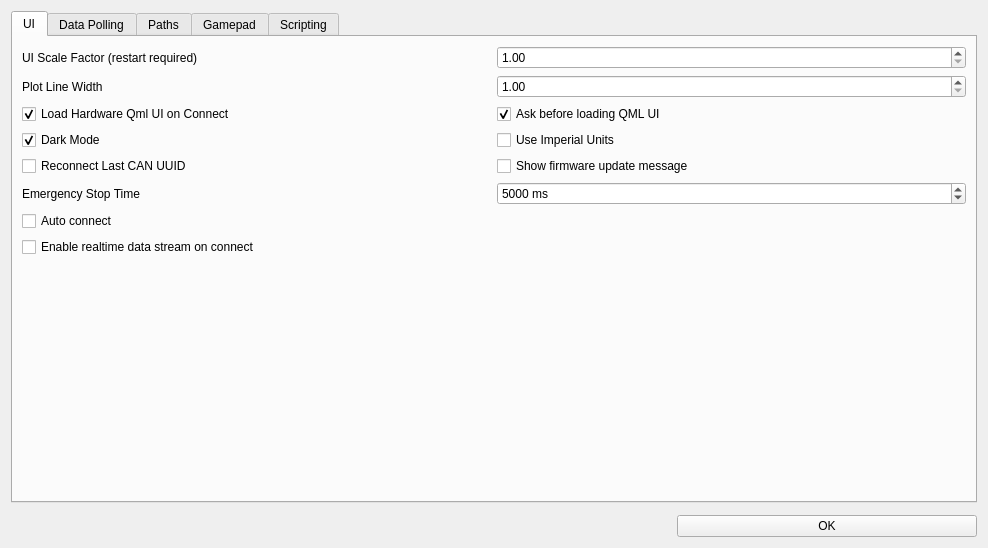
<?xml version="1.0" encoding="UTF-8"?>
<ui version="4.0">
 <class>Preferences</class>
 <widget class="QWidget" name="Preferences">
  <property name="geometry">
   <rect>
    <x>0</x>
    <y>0</y>
    <width>988</width>
    <height>548</height>
   </rect>
  </property>
  <property name="windowTitle">
   <string>Preferences</string>
  </property>
  <layout class="QVBoxLayout" name="verticalLayout_2">
   <property name="spacing">
    <number>12</number>
   </property>
   <item>
    <widget class="QTabWidget" name="tabWidget">
     <property name="tabPosition">
      <enum>QTabWidget::TabPosition::North</enum>
     </property>
     <property name="tabShape">
      <enum>QTabWidget::TabShape::Rounded</enum>
     </property>
     <property name="currentIndex">
      <number>0</number>
     </property>
     <widget class="QWidget" name="tab">
      <attribute name="title">
       <string>UI</string>
      </attribute>
      <layout class="QVBoxLayout" name="verticalLayout" stretch="0,1">
       <item>
        <layout class="QGridLayout" name="gridLayout_41" columnminimumwidth="0,1">
         <item row="3" column="1">
          <widget class="QCheckBox" name="useImperialBox">
           <property name="text">
            <string>Use Imperial Units</string>
           </property>
          </widget>
         </item>
         <item row="2" column="0">
          <widget class="QCheckBox" name="loadQmlUiConnectBox">
           <property name="text">
            <string>Load Hardware Qml UI on Connect</string>
           </property>
           <property name="checked">
            <bool>true</bool>
           </property>
          </widget>
         </item>
         <item row="4" column="0">
          <widget class="QCheckBox" name="reconnectCanBox">
           <property name="text">
            <string>Reconnect Last CAN UUID</string>
           </property>
          </widget>
         </item>
         <item row="0" column="0">
          <widget class="QLabel" name="label">
           <property name="maximumSize">
            <size>
             <width>16777215</width>
             <height>16777215</height>
            </size>
           </property>
           <property name="text">
            <string>UI Scale Factor (restart required)</string>
           </property>
          </widget>
         </item>
         <item row="3" column="0">
          <widget class="QCheckBox" name="darkModeBox">
           <property name="text">
            <string>Dark Mode</string>
           </property>
           <property name="checked">
            <bool>true</bool>
           </property>
           <property name="tristate">
            <bool>false</bool>
           </property>
          </widget>
         </item>
         <item row="2" column="1">
          <widget class="QCheckBox" name="qmlUiAskBox">
           <property name="text">
            <string>Ask before loading QML UI</string>
           </property>
           <property name="checked">
            <bool>true</bool>
           </property>
          </widget>
         </item>
         <item row="1" column="0">
          <widget class="QLabel" name="label_61">
           <property name="maximumSize">
            <size>
             <width>16777215</width>
             <height>16777215</height>
            </size>
           </property>
           <property name="text">
            <string>Plot Line Width</string>
           </property>
          </widget>
         </item>
         <item row="0" column="1">
          <widget class="QDoubleSpinBox" name="uiScaleBox">
           <property name="toolTip">
            <string>&lt;html&gt;&lt;head/&gt;&lt;body&gt;&lt;p&gt;Scale the user intefrace with this factor. Useful for high resolution monitors. VESC Tool must be restarted for this setting to take effect.&lt;/p&gt;&lt;/body&gt;&lt;/html&gt;</string>
           </property>
           <property name="minimum">
            <double>1.000000000000000</double>
           </property>
           <property name="maximum">
            <double>3.000000000000000</double>
           </property>
           <property name="singleStep">
            <double>0.100000000000000</double>
           </property>
          </widget>
         </item>
         <item row="1" column="1">
          <widget class="QDoubleSpinBox" name="uiPlotWidthBox">
           <property name="toolTip">
            <string>&lt;html&gt;&lt;head/&gt;&lt;body&gt;&lt;p&gt;Line thickness for the graphs in plots.&lt;/p&gt;&lt;/body&gt;&lt;/html&gt;</string>
           </property>
           <property name="minimum">
            <double>1.000000000000000</double>
           </property>
           <property name="maximum">
            <double>10.000000000000000</double>
           </property>
           <property name="singleStep">
            <double>1.000000000000000</double>
           </property>
          </widget>
         </item>
         <item row="4" column="1">
          <widget class="QCheckBox" name="showFwUpdateBox">
           <property name="text">
            <string>Show firmware update message</string>
           </property>
          </widget>
         </item>
         <item row="5" column="0">
           <widget class="QLabel" name="label_13">="label_13">
           <property name="text">
            <string>Emergency Stop Time</string>
           </property>
          </widget>
         </item>
         <item row="6" column="0">
           <widget class="QCheckBox" name="autoconnectOnAvailableBox">
            <property name="text">
             <string>Auto connect</string>
            </property>
            <property name="toolTip">
             <string>Connect automatically when the last used port becomes available</string>
            </property>
           </widget>
          </item>
         <item row="7" column="0">
           <widget class="QCheckBox" name="streamOnConnectBox">
            <property name="text">
             <string>Enable realtime data stream on connect</string>
            </property>
           </widget>
          </item>
         <item row="5" column="1">
          <widget class="QSpinBox" name="estopTimeBox">
           <property name="toolTip">
            <string>Time to disable all motor commands after using the stop button or the ESC key.</string>
           </property>
           <property name="suffix">
            <string> ms</string>
           </property>
           <property name="maximum">
            <number>65000</number>
           </property>
           <property name="singleStep">
            <number>10</number>
           </property>
           <property name="value">
            <number>5000</number>
           </property>
          </widget>
         </item>
        </layout>
       </item>
       <item>
        <spacer name="verticalSpacer">
         <property name="orientation">
          <enum>Qt::Orientation::Vertical</enum>
         </property>
         <property name="sizeHint" stdset="0">
          <size>
           <width>20</width>
           <height>5</height>
          </size>
         </property>
        </spacer>
       </item>
      </layout>
     </widget>
     <widget class="QWidget" name="tab_4">
      <attribute name="title">
       <string>Data Polling</string>
      </attribute>
      <layout class="QGridLayout" name="gridLayout_5" rowstretch="0,0,0,0,0,1" columnstretch="0,0,1" columnminimumwidth="0,0,1">
       <item row="2" column="0">
        <widget class="QLabel" name="label_11">
         <property name="text">
          <string>IMU Data Poll Rate</string>
         </property>
        </widget>
       </item>
       <item row="0" column="0">
        <widget class="QLabel" name="label_9">
         <property name="text">
          <string>RT Data Poll Rate</string>
         </property>
        </widget>
       </item>
       <item row="0" column="1">
        <widget class="QDoubleSpinBox" name="pollRtDataBox">
         <property name="suffix">
          <string> Hz</string>
         </property>
         <property name="decimals">
          <number>1</number>
         </property>
         <property name="minimum">
          <double>0.100000000000000</double>
         </property>
         <property name="maximum">
          <double>200.000000000000000</double>
         </property>
         <property name="value">
          <double>50.000000000000000</double>
         </property>
        </widget>
       </item>
       <item row="3" column="0">
        <widget class="QLabel" name="label_12">
         <property name="text">
          <string>BMS Data Poll Rate</string>
         </property>
        </widget>
       </item>
       <item row="1" column="2">
        <spacer name="horizontalSpacer">
         <property name="orientation">
          <enum>Qt::Orientation::Horizontal</enum>
         </property>
         <property name="sizeHint" stdset="0">
          <size>
           <width>5</width>
           <height>5</height>
          </size>
         </property>
        </spacer>
       </item>
       <item row="1" column="1">
        <widget class="QDoubleSpinBox" name="pollAppDataBox">
         <property name="suffix">
          <string> Hz</string>
         </property>
         <property name="decimals">
          <number>1</number>
         </property>
         <property name="minimum">
          <double>0.100000000000000</double>
         </property>
         <property name="maximum">
          <double>200.000000000000000</double>
         </property>
         <property name="value">
          <double>20.000000000000000</double>
         </property>
        </widget>
       </item>
       <item row="1" column="0">
        <widget class="QLabel" name="label_10">
         <property name="text">
          <string>App Data Poll Rate</string>
         </property>
        </widget>
       </item>
       <item row="5" column="0">
        <spacer name="verticalSpacer_5">
         <property name="orientation">
          <enum>Qt::Orientation::Vertical</enum>
         </property>
         <property name="sizeHint" stdset="0">
          <size>
           <width>20</width>
           <height>5</height>
          </size>
         </property>
        </spacer>
       </item>
       <item row="3" column="1">
        <widget class="QDoubleSpinBox" name="pollBmsDataBox">
         <property name="suffix">
          <string> Hz</string>
         </property>
         <property name="decimals">
          <number>1</number>
         </property>
         <property name="minimum">
          <double>0.100000000000000</double>
         </property>
         <property name="maximum">
          <double>200.000000000000000</double>
         </property>
         <property name="value">
          <double>10.000000000000000</double>
         </property>
        </widget>
       </item>
       <item row="2" column="1">
        <widget class="QDoubleSpinBox" name="pollImuDataBox">
         <property name="suffix">
          <string> Hz</string>
         </property>
         <property name="decimals">
          <number>1</number>
         </property>
         <property name="minimum">
          <double>0.100000000000000</double>
         </property>
         <property name="maximum">
          <double>200.000000000000000</double>
         </property>
         <property name="value">
          <double>50.000000000000000</double>
         </property>
        </widget>
       </item>
       <item row="4" column="0" colspan="2">
        <widget class="QPushButton" name="pollRestoreButton">
         <property name="text">
          <string>Restore Defaults</string>
         </property>
         <property name="icon">
          <iconset resource="res.qrc">
           <normaloff>:/res/icons/Restart-96.png</normaloff>:/res/icons/Restart-96.png</iconset>
         </property>
        </widget>
       </item>
      </layout>
     </widget>
     <widget class="QWidget" name="tab_3">
      <attribute name="title">
       <string>Paths</string>
      </attribute>
      <layout class="QVBoxLayout" name="verticalLayout_3" stretch="0,1">
       <item>
        <layout class="QGridLayout" name="gridLayout_4">
         <item row="2" column="1">
          <widget class="QLineEdit" name="pathScriptOutputEdit">
           <property name="text">
            <string/>
           </property>
          </widget>
         </item>
         <item row="1" column="1">
          <widget class="QLineEdit" name="pathScriptInputEdit">
           <property name="text">
            <string/>
           </property>
          </widget>
         </item>
         <item row="0" column="1">
          <widget class="QLineEdit" name="pathRtLogEdit">
           <property name="text">
            <string/>
           </property>
          </widget>
         </item>
         <item row="1" column="2">
          <widget class="QPushButton" name="pathScriptInputChooseButton">
           <property name="toolTip">
            <string>Choose output directory</string>
           </property>
           <property name="text">
            <string/>
           </property>
           <property name="icon">
            <iconset resource="res.qrc">
             <normaloff>:/res/icons/Open Folder-96.png</normaloff>:/res/icons/Open Folder-96.png</iconset>
           </property>
          </widget>
         </item>
         <item row="1" column="0">
          <widget class="QLabel" name="label_7">
           <property name="text">
            <string>Script Input Files</string>
           </property>
          </widget>
         </item>
         <item row="2" column="2">
          <widget class="QPushButton" name="pathScriptOutputChooseButton">
           <property name="toolTip">
            <string>Choose output directory</string>
           </property>
           <property name="text">
            <string/>
           </property>
           <property name="icon">
            <iconset resource="res.qrc">
             <normaloff>:/res/icons/Open Folder-96.png</normaloff>:/res/icons/Open Folder-96.png</iconset>
           </property>
          </widget>
         </item>
         <item row="2" column="0">
          <widget class="QLabel" name="label_8">
           <property name="text">
            <string>Script Output Files</string>
           </property>
          </widget>
         </item>
         <item row="0" column="2">
          <widget class="QPushButton" name="pathRtLogChooseButton">
           <property name="toolTip">
            <string>Choose output directory</string>
           </property>
           <property name="text">
            <string/>
           </property>
           <property name="icon">
            <iconset resource="res.qrc">
             <normaloff>:/res/icons/Open Folder-96.png</normaloff>:/res/icons/Open Folder-96.png</iconset>
           </property>
          </widget>
         </item>
         <item row="0" column="0">
          <widget class="QLabel" name="label_6">
           <property name="text">
            <string>RT Data Log</string>
           </property>
          </widget>
         </item>
         <item row="3" column="0">
          <widget class="QLabel" name="label_15">
           <property name="text">
            <string>Local Logs</string>
           </property>
          </widget>
         </item>
         <item row="3" column="1">
          <widget class="QLineEdit" name="pathLocalLogEdit"/>
         </item>
         <item row="3" column="2">
          <widget class="QPushButton" name="pathLocalLogChooseButton">
           <property name="text">
            <string/>
           </property>
           <property name="icon">
            <iconset resource="res.qrc">
             <normaloff>:/res/icons/Open Folder-96.png</normaloff>:/res/icons/Open Folder-96.png</iconset>
           </property>
          </widget>
         </item>
        </layout>
       </item>
       <item>
        <spacer name="verticalSpacer_4">
         <property name="orientation">
          <enum>Qt::Orientation::Vertical</enum>
         </property>
         <property name="sizeHint" stdset="0">
          <size>
           <width>20</width>
           <height>5</height>
          </size>
         </property>
        </spacer>
       </item>
      </layout>
     </widget>
     <widget class="QWidget" name="tab_2">
      <attribute name="title">
       <string>Gamepad</string>
      </attribute>
      <layout class="QVBoxLayout" name="verticalLayout_4" stretch="0,0,1">
       <item>
        <widget class="QGroupBox" name="groupBox_2">
         <property name="title">
          <string>Axis Monitoring and Configuration</string>
         </property>
         <layout class="QHBoxLayout" name="horizontalLayout_2" stretch="1,1">
          <property name="leftMargin">
           <number>6</number>
          </property>
          <property name="topMargin">
           <number>6</number>
          </property>
          <property name="rightMargin">
           <number>6</number>
          </property>
          <property name="bottomMargin">
           <number>6</number>
          </property>
          <item>
           <layout class="QGridLayout" name="gridLayout">
            <property name="spacing">
             <number>2</number>
            </property>
            <item row="3" column="1">
             <widget class="QProgressBar" name="jsAxis4Bar">
              <property name="minimum">
               <number>-1000</number>
              </property>
              <property name="maximum">
               <number>1000</number>
              </property>
              <property name="value">
               <number>0</number>
              </property>
              <property name="format">
               <string>%v</string>
              </property>
             </widget>
            </item>
            <item row="0" column="1">
             <widget class="QProgressBar" name="jsAxis1Bar">
              <property name="minimum">
               <number>-1000</number>
              </property>
              <property name="maximum">
               <number>1000</number>
              </property>
              <property name="value">
               <number>0</number>
              </property>
              <property name="format">
               <string>%v</string>
              </property>
             </widget>
            </item>
            <item row="1" column="1">
             <widget class="QProgressBar" name="jsAxis2Bar">
              <property name="minimum">
               <number>-1000</number>
              </property>
              <property name="maximum">
               <number>1000</number>
              </property>
              <property name="value">
               <number>0</number>
              </property>
              <property name="format">
               <string>%v</string>
              </property>
             </widget>
            </item>
            <item row="0" column="0">
             <widget class="QLabel" name="label_2">
              <property name="text">
               <string>Axis 1</string>
              </property>
             </widget>
            </item>
            <item row="1" column="0">
             <widget class="QLabel" name="label_3">
              <property name="text">
               <string>Axis 2</string>
              </property>
             </widget>
            </item>
            <item row="3" column="0">
             <widget class="QLabel" name="label_5">
              <property name="text">
               <string>Axis 4</string>
              </property>
             </widget>
            </item>
            <item row="2" column="1">
             <widget class="QProgressBar" name="jsAxis3Bar">
              <property name="minimum">
               <number>-1000</number>
              </property>
              <property name="maximum">
               <number>1000</number>
              </property>
              <property name="value">
               <number>0</number>
              </property>
              <property name="format">
               <string>%v</string>
              </property>
             </widget>
            </item>
            <item row="2" column="0">
             <widget class="QLabel" name="label_4">
              <property name="text">
               <string>Axis 3</string>
              </property>
             </widget>
            </item>
            <item row="0" column="2">
             <widget class="QPushButton" name="jsConf1Button">
              <property name="text">
               <string>Configure</string>
              </property>
              <property name="icon">
               <iconset resource="res.qrc">
                <normaloff>:/res/icons/Horizontal Settings Mixer-96.png</normaloff>:/res/icons/Horizontal Settings Mixer-96.png</iconset>
              </property>
             </widget>
            </item>
            <item row="1" column="2">
             <widget class="QPushButton" name="jsConf2Button">
              <property name="text">
               <string>Configure</string>
              </property>
              <property name="icon">
               <iconset resource="res.qrc">
                <normaloff>:/res/icons/Horizontal Settings Mixer-96.png</normaloff>:/res/icons/Horizontal Settings Mixer-96.png</iconset>
              </property>
             </widget>
            </item>
            <item row="2" column="2">
             <widget class="QPushButton" name="jsConf3Button">
              <property name="text">
               <string>Configure</string>
              </property>
              <property name="icon">
               <iconset resource="res.qrc">
                <normaloff>:/res/icons/Horizontal Settings Mixer-96.png</normaloff>:/res/icons/Horizontal Settings Mixer-96.png</iconset>
              </property>
             </widget>
            </item>
            <item row="3" column="2">
             <widget class="QPushButton" name="jsConf4Button">
              <property name="text">
               <string>Configure</string>
              </property>
              <property name="icon">
               <iconset resource="res.qrc">
                <normaloff>:/res/icons/Horizontal Settings Mixer-96.png</normaloff>:/res/icons/Horizontal Settings Mixer-96.png</iconset>
              </property>
             </widget>
            </item>
           </layout>
          </item>
          <item>
           <layout class="QGridLayout" name="gridLayout_2">
            <property name="spacing">
             <number>2</number>
            </property>
            <item row="1" column="1">
             <widget class="QPushButton" name="jsConnectButton">
              <property name="text">
               <string>Connect</string>
              </property>
              <property name="icon">
               <iconset resource="res.qrc">
                <normaloff>:/res/icons/Connected-96.png</normaloff>:/res/icons/Connected-96.png</iconset>
              </property>
             </widget>
            </item>
            <item row="1" column="0">
             <widget class="QPushButton" name="jsScanButton">
              <property name="text">
               <string>Scan</string>
              </property>
              <property name="icon">
               <iconset resource="res.qrc">
                <normaloff>:/res/icons/Refresh-96.png</normaloff>:/res/icons/Refresh-96.png</iconset>
              </property>
             </widget>
            </item>
            <item row="0" column="0" colspan="2">
             <widget class="QComboBox" name="jsListBox"/>
            </item>
            <item row="3" column="1">
             <spacer name="verticalSpacer_2">
              <property name="orientation">
               <enum>Qt::Orientation::Vertical</enum>
              </property>
              <property name="sizeHint" stdset="0">
               <size>
                <width>20</width>
                <height>10</height>
               </size>
              </property>
             </spacer>
            </item>
            <item row="2" column="0" colspan="2">
             <widget class="QPushButton" name="jsResetConfigButton">
              <property name="text">
               <string>Reset Configuration</string>
              </property>
              <property name="icon">
               <iconset resource="res.qrc">
                <normaloff>:/res/icons/Restart-96.png</normaloff>:/res/icons/Restart-96.png</iconset>
              </property>
             </widget>
            </item>
           </layout>
          </item>
         </layout>
        </widget>
       </item>
       <item>
        <widget class="QGroupBox" name="groupBox">
         <property name="title">
          <string>Interpretation</string>
         </property>
         <layout class="QGridLayout" name="gridLayout_3">
          <property name="leftMargin">
           <number>6</number>
          </property>
          <property name="topMargin">
           <number>6</number>
          </property>
          <property name="rightMargin">
           <number>6</number>
          </property>
          <property name="bottomMargin">
           <number>6</number>
          </property>
          <property name="spacing">
           <number>2</number>
          </property>
          <item row="3" column="1">
           <widget class="QDoubleSpinBox" name="jsCurrentMaxBox">
            <property name="prefix">
             <string>Max Current: </string>
            </property>
            <property name="suffix">
             <string> A</string>
            </property>
            <property name="maximum">
             <double>1000.000000000000000</double>
            </property>
            <property name="value">
             <double>10.000000000000000</double>
            </property>
           </widget>
          </item>
          <item row="4" column="1">
           <widget class="QDoubleSpinBox" name="jsErpmMaxBox">
            <property name="prefix">
             <string>Max ERPM: </string>
            </property>
            <property name="decimals">
             <number>0</number>
            </property>
            <property name="maximum">
             <double>300000.000000000000000</double>
            </property>
            <property name="value">
             <double>60000.000000000000000</double>
            </property>
           </widget>
          </item>
          <item row="2" column="0">
           <widget class="QCheckBox" name="jsBidirectionalBox">
            <property name="text">
             <string>Bidirectional</string>
            </property>
           </widget>
          </item>
          <item row="0" column="1">
           <widget class="QComboBox" name="jsControlTypeBox">
            <item>
             <property name="text">
              <string>Current Control</string>
             </property>
            </item>
            <item>
             <property name="text">
              <string>Current Control Brake</string>
             </property>
            </item>
            <item>
             <property name="text">
              <string>Duty Control</string>
             </property>
            </item>
            <item>
             <property name="text">
              <string>Speed Control</string>
             </property>
            </item>
            <item>
             <property name="text">
              <string>Position Control</string>
             </property>
            </item>
           </widget>
          </item>
          <item row="4" column="0">
           <widget class="QDoubleSpinBox" name="jsErpmMinBox">
            <property name="prefix">
             <string>Min ERPM: </string>
            </property>
            <property name="decimals">
             <number>0</number>
            </property>
            <property name="minimum">
             <double>-300000.000000000000000</double>
            </property>
            <property name="maximum">
             <double>0.000000000000000</double>
            </property>
            <property name="value">
             <double>-30000.000000000000000</double>
            </property>
           </widget>
          </item>
          <item row="3" column="0">
           <widget class="QDoubleSpinBox" name="jsCurrentMinBox">
            <property name="prefix">
             <string>Min Current: </string>
            </property>
            <property name="suffix">
             <string> A</string>
            </property>
            <property name="minimum">
             <double>-1000.000000000000000</double>
            </property>
            <property name="maximum">
             <double>0.000000000000000</double>
            </property>
            <property name="value">
             <double>-10.000000000000000</double>
            </property>
           </widget>
          </item>
          <item row="2" column="1">
           <widget class="QCheckBox" name="jsInvertedBox">
            <property name="text">
             <string>Inverted</string>
            </property>
           </widget>
          </item>
          <item row="5" column="0">
           <widget class="QCheckBox" name="jsConfigOkBox">
            <property name="text">
             <string>Configuration is OK (check this box manually when done)</string>
            </property>
           </widget>
          </item>
          <item row="1" column="1">
           <widget class="QSpinBox" name="jsMaxBox">
            <property name="prefix">
             <string>Max: </string>
            </property>
            <property name="minimum">
             <number>-1000</number>
            </property>
            <property name="maximum">
             <number>1000</number>
            </property>
            <property name="value">
             <number>1000</number>
            </property>
           </widget>
          </item>
          <item row="1" column="0">
           <widget class="QSpinBox" name="jsMinBox">
            <property name="prefix">
             <string>Min: </string>
            </property>
            <property name="minimum">
             <number>-1000</number>
            </property>
            <property name="maximum">
             <number>1000</number>
            </property>
            <property name="value">
             <number>-1000</number>
            </property>
           </widget>
          </item>
          <item row="6" column="0" colspan="2">
           <widget class="DisplayBar" name="jsDisp" native="true">
            <property name="minimumSize">
             <size>
              <width>0</width>
              <height>30</height>
             </size>
            </property>
           </widget>
          </item>
          <item row="0" column="0">
           <widget class="QComboBox" name="jseAxisBox">
            <item>
             <property name="text">
              <string>Use Axis 1</string>
             </property>
            </item>
            <item>
             <property name="text">
              <string>Use Axis 2</string>
             </property>
            </item>
            <item>
             <property name="text">
              <string>Use Axis 3</string>
             </property>
            </item>
            <item>
             <property name="text">
              <string>Use Axis 4</string>
             </property>
            </item>
           </widget>
          </item>
         </layout>
        </widget>
       </item>
       <item>
        <spacer name="verticalSpacer_3">
         <property name="orientation">
          <enum>Qt::Orientation::Vertical</enum>
         </property>
         <property name="sizeHint" stdset="0">
          <size>
           <width>5</width>
           <height>5</height>
          </size>
         </property>
        </spacer>
       </item>
      </layout>
     </widget>
     <widget class="QWidget" name="tab_5">
      <attribute name="title">
       <string>Scripting</string>
      </attribute>
      <layout class="QVBoxLayout" name="verticalLayout_6" stretch="0,0,1">
       <item>
        <widget class="QGroupBox" name="groupBox_3">
         <property name="title">
          <string>Upload/Stream/Run</string>
         </property>
         <layout class="QVBoxLayout" name="verticalLayout_5">
          <item>
           <widget class="QRadioButton" name="uploadContentEditorButton">
            <property name="toolTip">
             <string>Use editor content when uploading/streaming/running code.</string>
            </property>
            <property name="text">
             <string>Use Editor Content</string>
            </property>
            <property name="checked">
             <bool>true</bool>
            </property>
           </widget>
          </item>
          <item>
           <widget class="QRadioButton" name="uploadContentFileButton">
            <property name="toolTip">
             <string>Use file content when uploading/streaming/running code. If the content is not saved and a file path does not exist the editor content will be used instead.</string>
            </property>
            <property name="text">
             <string>Use File Content</string>
            </property>
           </widget>
          </item>
         </layout>
        </widget>
       </item>
       <item>
        <widget class="QGroupBox" name="groupBox_4">
         <property name="toolTip">
          <string>Remove comments, spaces and imports on upload. This saves space, but makes the code less readable when reading it back.</string>
         </property>
         <property name="title">
          <string>LispBM Editor</string>
         </property>
         <layout class="QGridLayout" name="gridLayout_6">
          <item row="1" column="0">
           <widget class="QLabel" name="label_14">
            <property name="text">
             <string>REPL Max Line Count</string>
            </property>
           </widget>
          </item>
          <item row="1" column="1">
           <widget class="QSpinBox" name="replMaxLineBox">
            <property name="toolTip">
             <string>Maximum number of lines to show in REPL. Reducing this number improves performance when printing things fast.</string>
            </property>
            <property name="minimum">
             <number>20</number>
            </property>
            <property name="maximum">
             <number>20000</number>
            </property>
            <property name="value">
             <number>5000</number>
            </property>
           </widget>
          </item>
          <item row="2" column="0">
           <widget class="QCheckBox" name="reduceLispBox">
            <property name="text">
             <string>Reduce Code on Upload</string>
            </property>
           </widget>
          </item>
         </layout>
        </widget>
       </item>
       <item>
        <spacer name="verticalSpacer_6">
         <property name="orientation">
          <enum>Qt::Orientation::Vertical</enum>
         </property>
         <property name="sizeHint" stdset="0">
          <size>
           <width>20</width>
           <height>5</height>
          </size>
         </property>
        </spacer>
       </item>
      </layout>
     </widget>
    </widget>
   </item>
   <item>
    <widget class="QPushButton" name="okButton">
     <property name="maximumSize">
      <size>
       <width>300</width>
       <height>16777215</height>
      </size>
     </property>
     <property name="layoutDirection">
      <enum>Qt::LayoutDirection::RightToLeft</enum>
     </property>
     <property name="text">
      <string>OK</string>
     </property>
    </widget>
   </item>
  </layout>
 </widget>
 <customwidgets>
  <customwidget>
   <class>DisplayBar</class>
   <extends>QWidget</extends>
   <header>widgets/displaybar.h</header>
   <container>1</container>
  </customwidget>
 </customwidgets>
 <resources>
  <include location="res.qrc"/>
 </resources>
 <connections/>
</ui>
